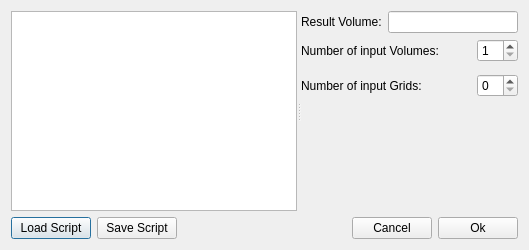
<?xml version="1.0" encoding="UTF-8"?>
<ui version="4.0">
 <class>RunVolumeScriptDialog</class>
 <widget class="QDialog" name="RunVolumeScriptDialog">
  <property name="geometry">
   <rect>
    <x>0</x>
    <y>0</y>
    <width>529</width>
    <height>250</height>
   </rect>
  </property>
  <property name="windowTitle">
   <string>Dialog</string>
  </property>
  <layout class="QVBoxLayout" name="verticalLayout_2">
   <item>
    <widget class="QSplitter" name="splitter">
     <property name="orientation">
      <enum>Qt::Horizontal</enum>
     </property>
     <widget class="QPlainTextEdit" name="teScript"/>
     <widget class="QWidget" name="">
      <layout class="QVBoxLayout" name="verticalLayout">
       <item>
        <layout class="QHBoxLayout" name="horizontalLayout_4">
         <item>
          <widget class="QLabel" name="label">
           <property name="text">
            <string>Result Volume:</string>
           </property>
          </widget>
         </item>
         <item>
          <widget class="QLineEdit" name="leResultVolume">
           <property name="sizePolicy">
            <sizepolicy hsizetype="Expanding" vsizetype="Fixed">
             <horstretch>1</horstretch>
             <verstretch>0</verstretch>
            </sizepolicy>
           </property>
          </widget>
         </item>
        </layout>
       </item>
       <item>
        <layout class="QHBoxLayout" name="horizontalLayout_3">
         <item>
          <widget class="QLabel" name="label_2">
           <property name="sizePolicy">
            <sizepolicy hsizetype="Preferred" vsizetype="Preferred">
             <horstretch>1</horstretch>
             <verstretch>0</verstretch>
            </sizepolicy>
           </property>
           <property name="text">
            <string>Number of input Volumes:</string>
           </property>
          </widget>
         </item>
         <item>
          <widget class="QSpinBox" name="sbInputVolumes">
           <property name="minimum">
            <number>1</number>
           </property>
           <property name="maximum">
            <number>10</number>
           </property>
          </widget>
         </item>
        </layout>
       </item>
       <item>
        <widget class="QWidget" name="wdInputVolumes" native="true">
         <property name="sizePolicy">
          <sizepolicy hsizetype="Preferred" vsizetype="Minimum">
           <horstretch>0</horstretch>
           <verstretch>0</verstretch>
          </sizepolicy>
         </property>
        </widget>
       </item>
       <item>
        <layout class="QHBoxLayout" name="horizontalLayout_2">
         <item>
          <widget class="QLabel" name="label_3">
           <property name="sizePolicy">
            <sizepolicy hsizetype="Preferred" vsizetype="Preferred">
             <horstretch>1</horstretch>
             <verstretch>0</verstretch>
            </sizepolicy>
           </property>
           <property name="text">
            <string>Number of input Grids:</string>
           </property>
          </widget>
         </item>
         <item>
          <widget class="QSpinBox" name="sbInputGrids">
           <property name="minimum">
            <number>0</number>
           </property>
           <property name="maximum">
            <number>10</number>
           </property>
           <property name="value">
            <number>0</number>
           </property>
          </widget>
         </item>
        </layout>
       </item>
       <item>
        <widget class="QWidget" name="wdInputGrids" native="true">
         <property name="sizePolicy">
          <sizepolicy hsizetype="Preferred" vsizetype="Minimum">
           <horstretch>0</horstretch>
           <verstretch>0</verstretch>
          </sizepolicy>
         </property>
        </widget>
       </item>
       <item>
        <spacer name="verticalSpacer">
         <property name="orientation">
          <enum>Qt::Vertical</enum>
         </property>
         <property name="sizeHint" stdset="0">
          <size>
           <width>20</width>
           <height>40</height>
          </size>
         </property>
        </spacer>
       </item>
      </layout>
     </widget>
    </widget>
   </item>
   <item>
    <layout class="QHBoxLayout" name="horizontalLayout">
     <item>
      <widget class="QPushButton" name="pbLoad">
       <property name="text">
        <string>Load Script</string>
       </property>
      </widget>
     </item>
     <item>
      <widget class="QPushButton" name="pbSave">
       <property name="text">
        <string>Save Script</string>
       </property>
      </widget>
     </item>
     <item>
      <spacer name="horizontalSpacer">
       <property name="orientation">
        <enum>Qt::Horizontal</enum>
       </property>
       <property name="sizeHint" stdset="0">
        <size>
         <width>40</width>
         <height>20</height>
        </size>
       </property>
      </spacer>
     </item>
     <item>
      <widget class="QPushButton" name="pbCancel">
       <property name="text">
        <string>Cancel</string>
       </property>
      </widget>
     </item>
     <item>
      <widget class="QPushButton" name="pbOK">
       <property name="text">
        <string>Ok</string>
       </property>
      </widget>
     </item>
    </layout>
   </item>
  </layout>
 </widget>
 <resources/>
 <connections>
  <connection>
   <sender>pbCancel</sender>
   <signal>clicked()</signal>
   <receiver>RunVolumeScriptDialog</receiver>
   <slot>reject()</slot>
   <hints>
    <hint type="sourcelabel">
     <x>385</x>
     <y>224</y>
    </hint>
    <hint type="destinationlabel">
     <x>264</x>
     <y>124</y>
    </hint>
   </hints>
  </connection>
  <connection>
   <sender>pbOK</sender>
   <signal>clicked()</signal>
   <receiver>RunVolumeScriptDialog</receiver>
   <slot>accept()</slot>
   <hints>
    <hint type="sourcelabel">
     <x>476</x>
     <y>224</y>
    </hint>
    <hint type="destinationlabel">
     <x>264</x>
     <y>124</y>
    </hint>
   </hints>
  </connection>
 </connections>
</ui>
